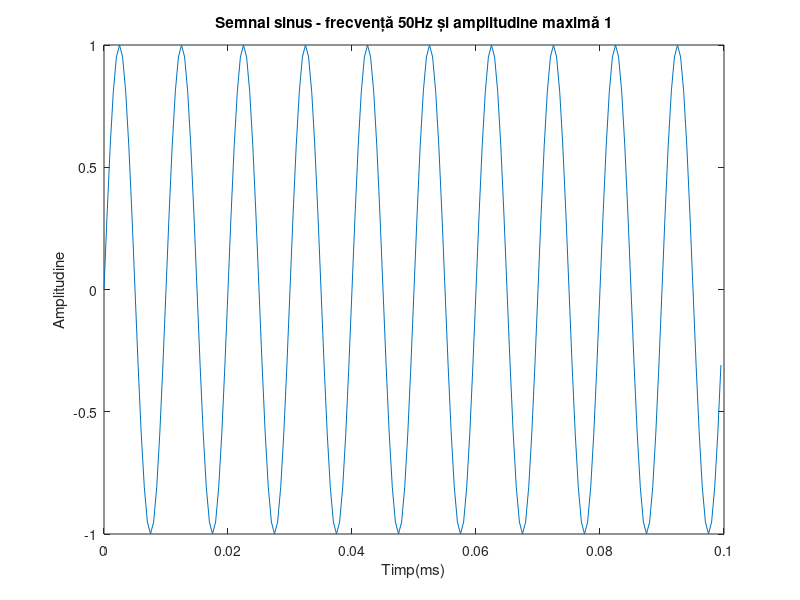
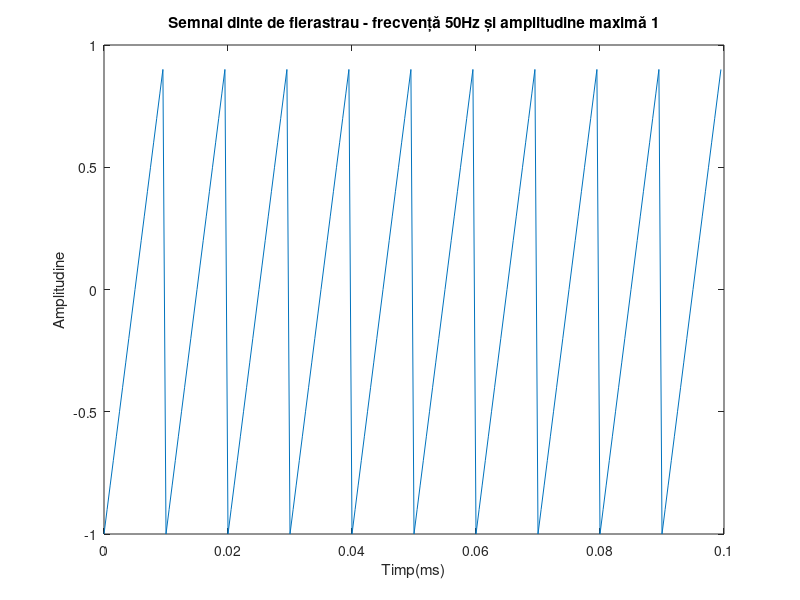
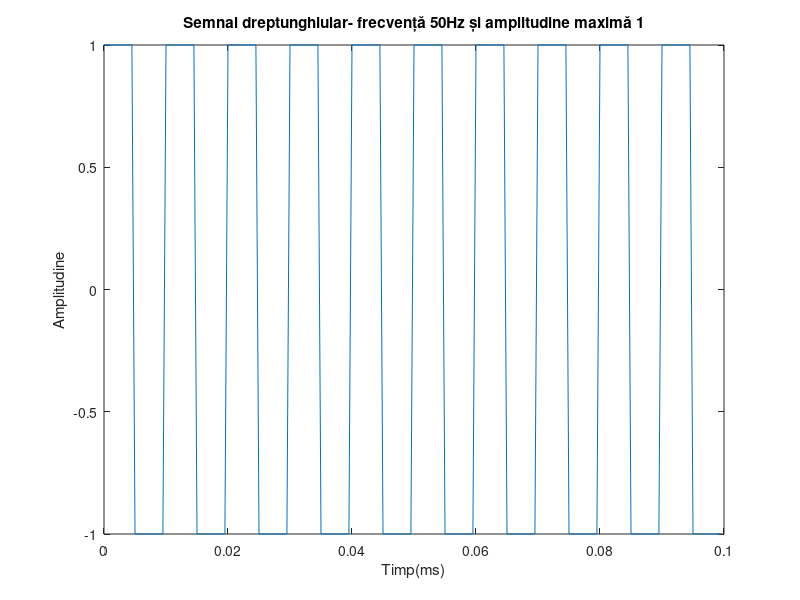

The MATLAB source for these figures, in order:
% Laborator Interferențe și Perturbații
% 28 Februarie 2022

% Ex. 1
%Generarea unui semnal sinusoidal cu o frecv f=50Hz
clc;
clear;

%setarea frecvenței
frecv = 100;

%calculul perioadei [s]
Tsemnal = 1/frecv;

%stabilirea frecv de eșantionare
Fs = 20*frecv;

%calculul perioadei [s]
Tesant = 1/Fs;

%număr perioade
nrPerioade = 10;

%Setarea bazei de timp
t = 0:Tesant:Tsemnal*nrPerioade;

%definirea semnalului sin
y = sin(2*pi*frecv*t);
z = sawtooth(2*pi*frecv*t);
w = square(2*pi*frecv*t);

%afișarea semnalului sin generat
lungime_plot = nrPerioade*(Fs/frecv);
figure(1)
plot(t(1:lungime_plot),y(1:lungime_plot))
xlabel('Timp(ms)')
ylabel('Amplitudine')
title('Semnal sinus - frecvență 50Hz și amplitudine maximă 1')

figure(2)
plot(t(1:lungime_plot),z(1:lungime_plot))
xlabel('Timp(ms)')
ylabel('Amplitudine')
title('Semnal dinte de fierastrau - frecvență 50Hz și amplitudine maximă 1')


figure(3)
plot(t(1:lungime_plot),w(1:lungime_plot))
xlabel('Timp(ms)')
ylabel('Amplitudine')
title('Semnal dreptunghiular- frecvență 50Hz și amplitudine maximă 1')